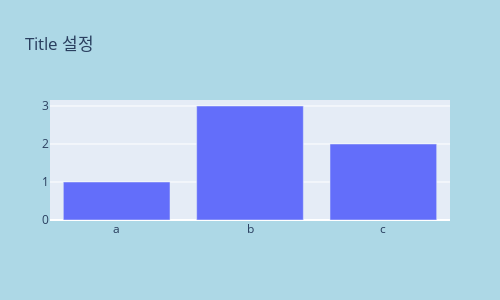

The code cell stored with this chart in its notebook:
### Code cell
import plotly.express as px
import plotly.graph_objects as go

# graph object
fig = go.Figure(data =[go.Bar(x=['a','b','c'], y=[1,3,2])],
                layout = go.Layout(title=go.layout.Title(text ='Title 설정')))

# 옵션은 update_layout 에서 (그래프 외부)
fig.update_layout(width = 500,
                  height = 300,
                  margin_l = 50,
                  margin_r = 50,

                  # 백그라운드 색상 지정
                  paper_bgcolor = 'lightblue')
fig.show()

### Figure 1 — Plotly figure (JSON) as saved in the notebook; plotly's stock layout.template omitted (floating-point values rounded to 4 significant figures)
{"data": [{"type": "bar", "x": ["a", "b", "c"], "y": [1, 3, 2]}], "layout": {"height": 300, "margin": {"l": 50, "r": 50}, "paper_bgcolor": "lightblue", "title": {"text": "Title 설정"}, "width": 500, "xaxis": {"autorange": true, "range": [-0.5, 2.5], "type": "category"}, "yaxis": {"autorange": true, "range": [0, 3.158], "type": "linear"}}}
